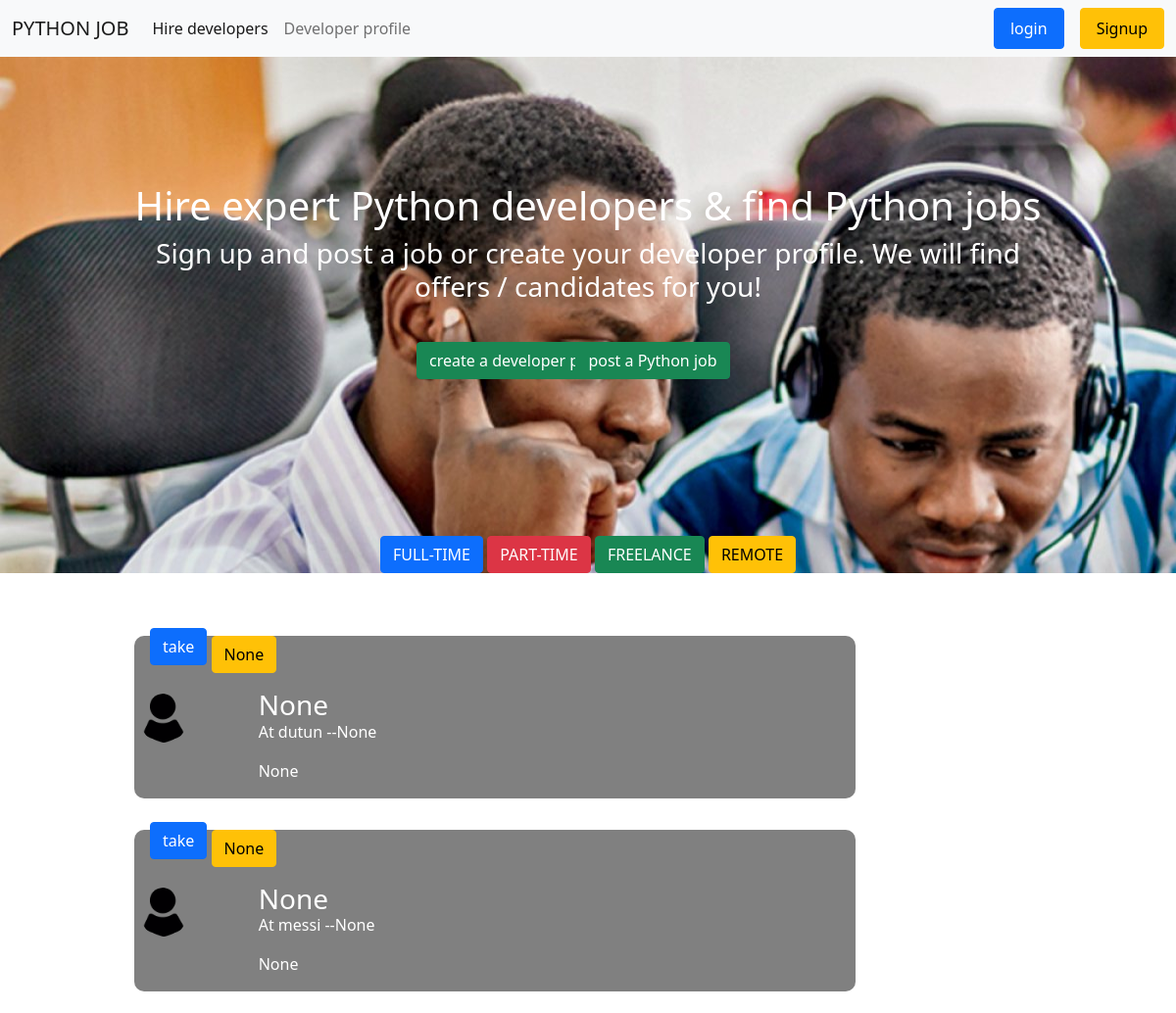
The app's page / (upper part), older data.
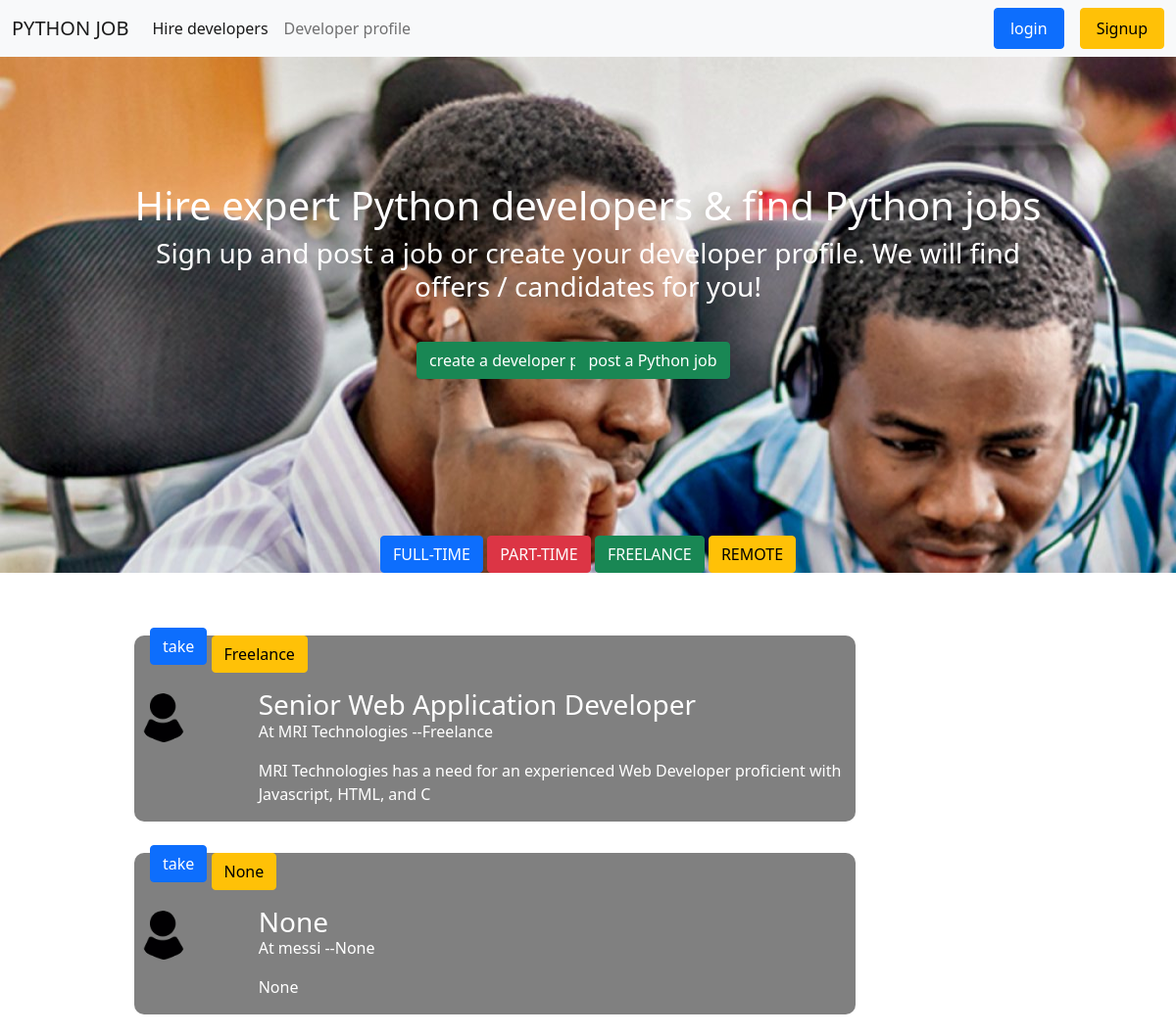
The same page, newer data.
### jobs/models.py (models this page shows, shortened)
class Company_detail(models.Model):
    user = models.OneToOneField(User, null=True, blank=True, on_delete=models.CASCADE, related_name = 'text_content')
    Company_name = models.CharField(max_length=100, null=True, blank=True)
    Company_logo= models.ImageField(upload_to='images/', null=True,default="images/profile1.png", blank=True)
    Company_Describe = models.TextField( null=True, blank=True)
    website = models.CharField(max_length=200, null=True, blank=True)
    Job_title = models.CharField(max_length=100, null=True, blank=True  )
    Job = models.CharField(max_length=100, null=True, choices=Job_type, blank=True)
    Level_of_seniority = models.CharField(max_length=100, null=True, choices=Level, blank=True)
    Job_description = models.TextField(null=True, blank=True)
    short_Job_description = models.CharField(max_length=100, null=True,blank=True)
    How_to_apply = models.TextField(null=True, blank=True)
    Application_target = models.CharField(max_length=200,blank=True, null=True)
    Location = models.CharField(max_length=100, null=True,blank=True )
    tags = models.ManyToManyField(Tag, blank=True,)

### jobs/views.py (the view)
# urls.py: path('', views.home, name="home"),
def home(request):
    jobs = Company_detail.objects.all()
    form = newsletterform(request.POST or None)
    if form.is_valid():
        form.save()
    context =  {'jobs':jobs, 'form':form}
    return render(request, 'index.html',context )

### templates/index.html (shortened to what this page needs)
{% extends 'base.html' %}
{% block content %}
{% load static %}
<div class="index">
{%  include 'sec.html' %}
<section class="index_sec2">
    <div class="container">
        <div class="row">
            <div class="col-md-1"></div>
            <div class="col-md-8">
                {%for job in jobs reversed  %}
                <div class="index_sec2_a">
                    <p class="btn btn-primary index_btn1 "> take </p>
                    <p class="btn btn-warning index_btn2 ">{{job.Job}}</p>
                    <div class="row">
                        <div class="col-sm-2 "><img class="img_q" src="{{job.Company_logo.url}}"></div>
                        <div class="col-sm-10">
                            <div class="index_sec2_b">
                                <a  href="{% url 'job_detail' job.id %}"> <h3>{{job.Job_title}}</h3></a>
                                <p class="index_job" >At {{job.Company_name}} --{{job.Job}}</p>
                                <p>{{job.short_Job_description}}</p>
                            </div>
                        </div>
                    </div>
                </div>
                {% endfor %}
            </div>
            <div class="col-md-2"> </div>
        </div>
    </div>
</section>
</div>
{% endblock content %}

### templates/base.html (shortened to what this page needs)
{% load static %}
<html lang="en">
<head>
<link href="https://cdn.jsdelivr.net/npm/bootstrap@5.0.0-beta1/dist/css/bootstrap.min.css" rel="stylesheet">
<link rel="stylesheet" type="text/css" href="{% static 'css/style.css' %}">
</head>
<body>
        <nav class="navbar navbar-expand-lg navbar-light bg-light">
            <div class="container-fluid">
              <a class="navbar-brand" href="{%  url 'home'%}">PYTHON JOB</a>
              <div class="collapse navbar-collapse" id="navbarSupportedContent">
                <ul class="navbar-nav me-auto mb-2 mb-lg-0">
                  <li class="nav-item">
                    <a class="nav-link active" aria-current="page" href="{% url 'Hire_developers' %}"> Hire developers</a>
                  </li>
                  <li class="nav-item">
                    <a class="nav-link" href="{% url 'developer_profile' %}">Developer profile</a>
                  </li>
                   </ul>
                <div class="d-flex">
                    {% if user.is_authenticated %}
                    <h3 style="margin-right: 1em;">{{request.user}}</h3>
                    <a class="nav-link btn btn-success" href="{% url  'account_logout' %}">  LOGOUT</a>
                    {% else %}
                    <a class="nav-link btn btn-primary" style="margin-right: 1em;" href="{% url  'account_login' %}"> login </a>
                    <a class="nav-link btn btn-warning " href="{% url  'account_signup' %}"> Signup </a>
                    {% endif %}
                   </div>
              </div>
            </div>
          </nav>
          {% block content %}
          {% endblock content %}
</body>
</html>

### templates/sec.html (shortened to what this page needs)
<section class="index_se1 status">
    <div class="container index_se1_div_1">
        <div class="row">
            <div class="col-lg-1"></div>
            <div class="col-sm-10 index_se1_div_1_main ">
                <h1 class=" index_se1_text ">    Hire expert Python developers & find Python jobs</h1>
                    <h3 class="index_se1_text">    Sign up and post a job or create your developer profile.
                        We will find offers / candidates for you!</h3>
            </div>
            <div class="col-lg-1"></div>
        </div>
    </div>
    <div class="index_se1_div_1_btn">
        <div class="row">
            <div class="col-md-6">
                <a href=""class="btn btn-success index_se1_btn index_se1_btn1 " > create a developer profile</a>
            </div>
            <div class="col-md-6">
                <a href=""class="btn btn-success index_se1_btn index_se1_btn2 " > post a Python job </a>
            </div>
        </div>
 </div>
<div class="status_link">
    <a class=" btn btn-primary "  href="{% url 'fultime'   %}">FULL-TIME </a>
    <a class="btn btn-danger  "  href="{% url 'PARTTIME' %}">PART-TIME</a>
    <a class="btn btn-success "  href="{% url 'FREELANCE'%}">FREELANCE</a>
    <a class="btn btn-warning "  href="{%url 'REMOTE' %}"> REMOTE</a>
</div>
</section>

### static/css/style.css (style rules this page uses)
* { margin: 0; padding: 0; }
.index { background-color: white; }
.index_se1 { background-image: url(../images/1.jpg); color: white; }
.index_se1_div_1 { padding-top: 8em; padding-bottom: 8em; }
.index_se1_div_1_btn { text-align: center; margin-top: -6em; margin-bottom: 10em; }
.index_se1_div_1_main { text-align: center; }
.index_btn1 { margin-top: -1em; margin-left: 1em; }
.index_sec2_a { border-radius: 10px; background: grey; margin-top: 2em; }
.index_sec2_b { color: white; }
.index_sec2_b a { text-decoration: none; color: white; }
.index_job { font-size: 16px; margin-top: -10px; }
.status { margin-bottom: 2em; }
.img_q { width: 50px; height:50px; border-radius: 100%; margin-top:5px ; margin-left: 5px; margin-right: 5px; }
.index_se1_btn1 { margin-right: -30em; }
.index_se1_btn2 { margin-left: -30em; }
.status_link { text-align: center; }

Row changes from the older to the newer data that the page shows:
changed Company_detail: Job "None" → "Freelance"; Job_title "None" → "Senior Web Application Developer"; Company_name "dutun" → "MRI Technologies"; short_Job_description "None" → "MRI Technologies has a need for an experienced Web Developer proficient with Javascript, HTML, and C"
